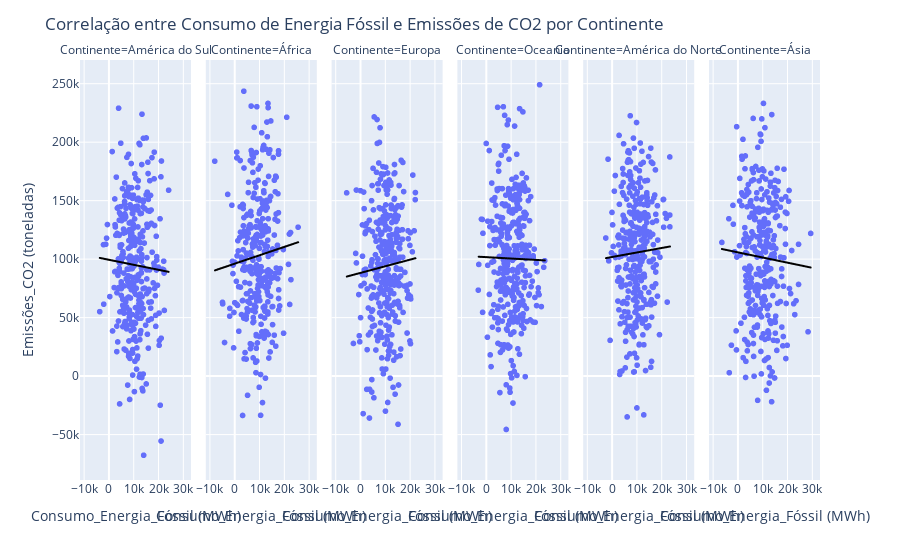

Source (notebook cell):
### Markdown cell above
### • Crie gráficos de dispersão para analisar a correlação entre o consumo de energia fóssil e as emissões de CO2 por continente, incluindo uma linha de regressão.

### Code cell
fig_2 = px.scatter(df, x="Consumo_Energia_Fóssil (MWh)", y="Emissões_CO2 (toneladas)",
                    trendline="ols", trendline_color_override="black", facet_col="Continente")
fig_2.update_layout(
    title="Correlação entre Consumo de Energia Fóssil e Emissões de CO2 por Continente")
fig_2.show()

### Figure 1 — Plotly figure (JSON) as saved in the notebook; plotly's stock layout.template omitted (floating-point values rounded to 4 significant figures; data arrays with more than 128 entries replaced by an {"elided": "..."} marker saying what was removed)
{"data": [{"hovertemplate": "Continente=América do Sul<br>Consumo_Energia_Fóssil (MWh)=%{x}<br>Emissões_CO2 (toneladas)=%{y}<extra></extra>", "legendgroup": "", "marker": {"color": "#636efa", "symbol": "circle"}, "mode": "markers", "name": "", "showlegend": false, "type": "scattergl", "x": {"elided": "341 float values"}, "xaxis": "x", "y": {"elided": "341 float values"}, "yaxis": "y"}, {"hovertemplate": "<b>OLS trendline</b><br>Emissões_CO2 (toneladas) = -0.428704 * Consumo_Energia_Fóssil (MWh) + 99454.2<br>R<sup>2</sup>=0.001802<br><br>Continente=América do Sul<br>Consumo_Energia_Fóssil (MWh)=%{x}<br>Emissões_CO2 (toneladas)=%{y} <b>(trend)</b><extra></extra>", "legendgroup": "", "line": {"color": "black"}, "marker": {"color": "#636efa", "symbol": "circle"}, "mode": "lines", "name": "", "showlegend": false, "type": "scattergl", "x": {"elided": "341 float values"}, "xaxis": "x", "y": {"elided": "341 float values"}, "yaxis": "y"}, {"hovertemplate": "Continente=África<br>Consumo_Energia_Fóssil (MWh)=%{x}<br>Emissões_CO2 (toneladas)=%{y}<extra></extra>", "legendgroup": "", "marker": {"color": "#636efa", "symbol": "circle"}, "mode": "markers", "name": "", "showlegend": false, "type": "scattergl", "x": {"elided": "324 float values"}, "xaxis": "x2", "y": {"elided": "324 float values"}, "yaxis": "y2"}, {"hovertemplate": "<b>OLS trendline</b><br>Emissões_CO2 (toneladas) = 0.714522 * Consumo_Energia_Fóssil (MWh) + 95999.7<br>R<sup>2</sup>=0.005177<br><br>Continente=África<br>Consumo_Energia_Fóssil (MWh)=%{x}<br>Emissões_CO2 (toneladas)=%{y} <b>(trend)</b><extra></extra>", "legendgroup": "", "line": {"color": "black"}, "marker": {"color": "#636efa", "symbol": "circle"}, "mode": "lines", "name": "", "showlegend": false, "type": "scattergl", "x": {"elided": "324 float values"}, "xaxis": "x2", "y": {"elided": "324 float values"}, "yaxis": "y2"}, {"hovertemplate": "Continente=Europa<br>Consumo_Energia_Fóssil (MWh)=%{x}<br>Emissões_CO2 (toneladas)=%{y}<extra></extra>", "legendgroup": "", "marker": {"color": "#636efa", "symbol": "circle"}, "mode": "markers", "name": "", "showlegend": false, "type": "scattergl", "x": {"elided": "332 float values"}, "xaxis": "x3", "y": {"elided": "332 float values"}, "yaxis": "y3"}, {"hovertemplate": "<b>OLS trendline</b><br>Emissões_CO2 (toneladas) = 0.567208 * Consumo_Energia_Fóssil (MWh) + 88220.5<br>R<sup>2</sup>=0.003246<br><br>Continente=Europa<br>Consumo_Energia_Fóssil (MWh)=%{x}<br>Emissões_CO2 (toneladas)=%{y} <b>(trend)</b><extra></extra>", "legendgroup": "", "line": {"color": "black"}, "marker": {"color": "#636efa", "symbol": "circle"}, "mode": "lines", "name": "", "showlegend": false, "type": "scattergl", "x": {"elided": "332 float values"}, "xaxis": "x3", "y": {"elided": "332 float values"}, "yaxis": "y3"}, {"hovertemplate": "Continente=Oceania<br>Consumo_Energia_Fóssil (MWh)=%{x}<br>Emissões_CO2 (toneladas)=%{y}<extra></extra>", "legendgroup": "", "marker": {"color": "#636efa", "symbol": "circle"}, "mode": "markers", "name": "", "showlegend": false, "type": "scattergl", "x": {"elided": "344 float values"}, "xaxis": "x4", "y": {"elided": "344 float values"}, "yaxis": "y4"}, {"hovertemplate": "<b>OLS trendline</b><br>Emissões_CO2 (toneladas) = -0.118032 * Consumo_Energia_Fóssil (MWh) + 101727<br>R<sup>2</sup>=0.000135<br><br>Continente=Oceania<br>Consumo_Energia_Fóssil (MWh)=%{x}<br>Emissões_CO2 (toneladas)=%{y} <b>(trend)</b><extra></extra>", "legendgroup": "", "line": {"color": "black"}, "marker": {"color": "#636efa", "symbol": "circle"}, "mode": "lines", "name": "", "showlegend": false, "type": "scattergl", "x": {"elided": "344 float values"}, "xaxis": "x4", "y": {"elided": "344 float values"}, "yaxis": "y4"}, {"hovertemplate": "Continente=América do Norte<br>Consumo_Energia_Fóssil (MWh)=%{x}<br>Emissões_CO2 (toneladas)=%{y}<extra></extra>", "legendgroup": "", "marker": {"color": "#636efa", "symbol": "circle"}, "mode": "markers", "name": "", "showlegend": false, "type": "scattergl", "x": {"elided": "337 float values"}, "xaxis": "x5", "y": {"elided": "337 float values"}, "yaxis": "y5"}, {"hovertemplate": "<b>OLS trendline</b><br>Emissões_CO2 (toneladas) = 0.385109 * Consumo_Energia_Fóssil (MWh) + 101801<br>R<sup>2</sup>=0.001474<br><br>Continente=América do Norte<br>Consumo_Energia_Fóssil (MWh)=%{x}<br>Emissões_CO2 (toneladas)=%{y} <b>(trend)</b><extra></extra>", "legendgroup": "", "line": {"color": "black"}, "marker": {"color": "#636efa", "symbol": "circle"}, "mode": "lines", "name": "", "showlegend": false, "type": "scattergl", "x": {"elided": "337 float values"}, "xaxis": "x5", "y": {"elided": "337 float values"}, "yaxis": "y5"}, {"hovertemplate": "Continente=Ásia<br>Consumo_Energia_Fóssil (MWh)=%{x}<br>Emissões_CO2 (toneladas)=%{y}<extra></extra>", "legendgroup": "", "marker": {"color": "#636efa", "symbol": "circle"}, "mode": "markers", "name": "", "showlegend": false, "type": "scattergl", "x": {"elided": "322 float values"}, "xaxis": "x6", "y": {"elided": "322 float values"}, "yaxis": "y6"}, {"hovertemplate": "<b>OLS trendline</b><br>Emissões_CO2 (toneladas) = -0.441242 * Consumo_Energia_Fóssil (MWh) + 105800<br>R<sup>2</sup>=0.002325<br><br>Continente=Ásia<br>Consumo_Energia_Fóssil (MWh)=%{x}<br>Emissões_CO2 (toneladas)=%{y} <b>(trend)</b><extra></extra>", "legendgroup": "", "line": {"color": "black"}, "marker": {"color": "#636efa", "symbol": "circle"}, "mode": "lines", "name": "", "showlegend": false, "type": "scattergl", "x": {"elided": "322 float values"}, "xaxis": "x6", "y": {"elided": "322 float values"}, "yaxis": "y6"}], "layout": {"annotations": [{"font": {}, "showarrow": false, "text": "Continente=América do Sul", "x": 0.075, "xanchor": "center", "xref": "paper", "y": 1, "yanchor": "bottom", "yref": "paper"}, {"font": {}, "showarrow": false, "text": "Continente=África", "x": 0.245, "xanchor": "center", "xref": "paper", "y": 1, "yanchor": "bottom", "yref": "paper"}, {"font": {}, "showarrow": false, "text": "Continente=Europa", "x": 0.415, "xanchor": "center", "xref": "paper", "y": 1, "yanchor": "bottom", "yref": "paper"}, {"font": {}, "showarrow": false, "text": "Continente=Oceania", "x": 0.585, "xanchor": "center", "xref": "paper", "y": 1, "yanchor": "bottom", "yref": "paper"}, {"font": {}, "showarrow": false, "text": "Continente=América do Norte", "x": 0.755, "xanchor": "center", "xref": "paper", "y": 1, "yanchor": "bottom", "yref": "paper"}, {"font": {}, "showarrow": false, "text": "Continente=Ásia", "x": 0.925, "xanchor": "center", "xref": "paper", "y": 1, "yanchor": "bottom", "yref": "paper"}], "autosize": true, "legend": {"tracegroupgap": 0}, "margin": {"t": 60}, "title": {"text": "Correlação entre Consumo de Energia Fóssil e Emissões de CO2 por Continente"}, "xaxis": {"anchor": "y", "autorange": true, "domain": [0, 0.15], "range": [-11280.0, 32710.0], "title": {"text": "Consumo_Energia_Fóssil (MWh)"}, "type": "linear"}, "xaxis2": {"anchor": "y2", "autorange": true, "domain": [0.17, 0.32], "matches": "x", "range": [-11280.0, 32710.0], "title": {"text": "Consumo_Energia_Fóssil (MWh)"}, "type": "linear"}, "xaxis3": {"anchor": "y3", "autorange": true, "domain": [0.34, 0.49], "matches": "x", "range": [-11280.0, 32710.0], "title": {"text": "Consumo_Energia_Fóssil (MWh)"}, "type": "linear"}, "xaxis4": {"anchor": "y4", "autorange": true, "domain": [0.51, 0.66], "matches": "x", "range": [-11280.0, 32710.0], "title": {"text": "Consumo_Energia_Fóssil (MWh)"}, "type": "linear"}, "xaxis5": {"anchor": "y5", "autorange": true, "domain": [0.68, 0.83], "matches": "x", "range": [-11280.0, 32710.0], "title": {"text": "Consumo_Energia_Fóssil (MWh)"}, "type": "linear"}, "xaxis6": {"anchor": "y6", "autorange": true, "domain": [0.85, 1], "matches": "x", "range": [-11280.0, 32710.0], "title": {"text": "Consumo_Energia_Fóssil (MWh)"}, "type": "linear"}, "yaxis": {"anchor": "x", "autorange": true, "domain": [0, 1], "range": [-92190.0, 273600.0], "title": {"text": "Emissões_CO2 (toneladas)"}, "type": "linear"}, "yaxis2": {"anchor": "x2", "autorange": true, "domain": [0, 1], "matches": "y", "range": [-92190.0, 273600.0], "showticklabels": false, "type": "linear"}, "yaxis3": {"anchor": "x3", "autorange": true, "domain": [0, 1], "matches": "y", "range": [-92190.0, 273600.0], "showticklabels": false, "type": "linear"}, "yaxis4": {"anchor": "x4", "autorange": true, "domain": [0, 1], "matches": "y", "range": [-92190.0, 273600.0], "showticklabels": false, "type": "linear"}, "yaxis5": {"anchor": "x5", "autorange": true, "domain": [0, 1], "matches": "y", "range": [-92190.0, 273600.0], "showticklabels": false, "type": "linear"}, "yaxis6": {"anchor": "x6", "autorange": true, "domain": [0, 1], "matches": "y", "range": [-92190.0, 273600.0], "showticklabels": false, "type": "linear"}}}
